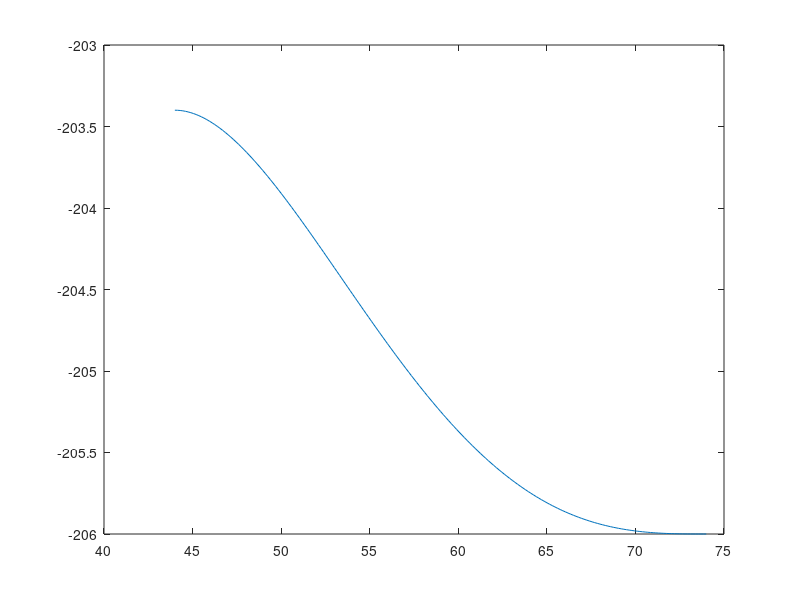

MATLAB code to generate this figure:
% -----------------------
% inital setting
t0 = 0;
t1 = 2;
x0 = 74;
y0 = -206;
x1 = 48;
y1 = -203.4;
v0 = [-15, 0];
v1 = [-15, 0];
a0 = [0, 0];
a1 = [0, 0];
% -----------------------

A = [
    1, 0, 0, 0, 0;
    0, 1, 0, 0, 0;
    0, 1, t1 * 2, 3 * t1^2, 4 * t1^3;
    0, 0, 2, 0, 0;
    0, 0, 2, 6 * t1, 12 * t1^2;
]
b1 = [x0; v0(1); v1(1); a0(1); a1(1)]
a = pinv(A) * b1

B = [
    1, 0, 0, 0, 0, 0;
    1, t1, t1^2, t1^3, t1^4, t1^5;
    0, 1, 0, 0, 0, 0;
    0, 1, t1, 3 * t1^2, 4 * t1^3, 5 * t1^4;
    0, 0, 2, 0, 0, 0;
    0, 0, 2, 6 * t1, 12 * t1^2, 2 * t1^3;
]
b2 = [y0; y1; v0(2); v1(2); a0(2); a1(2)]
b = pinv(B) * b2

% disp
x = zeros(200, 1);
y = zeros(200, 1);
i = 1;
t = 0;
for t = 0:200
    gen = t * 0.01;
    genX = [1, gen, gen^2, gen^3, gen^4];
    genY = [1, gen, gen^2, gen^3, gen^4, gen^5];
    x(i) = genX * a;
    y(i) = genY * b;
    i = i + 1;
end

plot(x, y);
